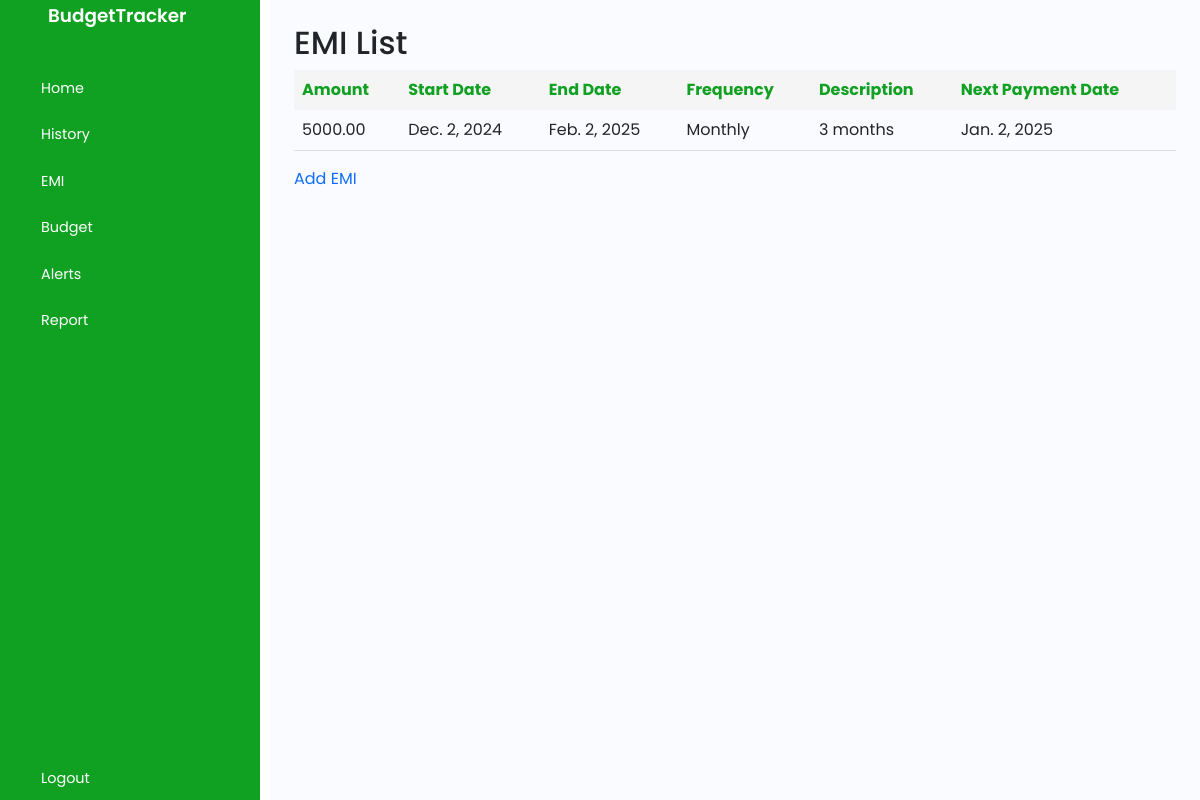
Page /emis/ (signed in) on the committed database.
### base/models.py (models this page shows, shortened)
class EMI(models.Model):
    user = models.ForeignKey(User, on_delete=models.CASCADE, related_name='emis')
    amount = models.DecimalField(max_digits=10, decimal_places=2)
    start_date = models.DateField()
    end_date = models.DateField()
    frequency = models.CharField(max_length=20)
    description = models.TextField(blank=True, null=True)
    next_payment_date = models.DateField()

### base/views.py (the view)
# urls.py: path('emis/', views.emi_list, name='emi_list'),
def emi_list(request):
    emis = EMI.objects.filter(user=request.user)
    return render(request, 'emi_list.html', {'emis': emis})

### templates/emi_list.html (shortened to what this page needs)
{% load static %}
<!DOCTYPE html>
<html lang="en">
  <head>
    <link href="https://cdn.lineicons.com/5.0/lineicons.css" rel="stylesheet" />
    <link
      href="https://cdn.jsdelivr.net/npm/bootstrap@5.3.0-alpha3/dist/css/bootstrap.min.css"
      rel="stylesheet"
    />
    <link rel="stylesheet" href="{% static 'income.css' %} " />
  </head>
  <body>
    <div class="wrapper">
      <aside id="sidebar">
        <div class="d-flex">
          <button class="toggle-btn" type="button">
          </button>
          <div class="sidebar-logo">
            <a href="#">BudgetTracker</a>
          </div>
        </div>
        <ul class="sidebar-nav">
          <li class="sidebar-item">
            <a href="{% url 'home' %}" class="sidebar-link">
              <span>Home</span>
            </a>
          </li>
          <li class="sidebar-item">
            <a href="{% url 'income' %}" class="sidebar-link">
              <span>History</span>
            </a>
          </li>
          <li class="sidebar-item">
            <a href="{% url 'emi_list' %}" class="sidebar-link">
              <span>EMI</span>
            </a>
          </li>
          <li class="sidebar-item">
            <a href="{% url 'set_budget' %}" class="sidebar-link">
              <span>Budget</span>
            </a>
          </li>
          <li class="sidebar-item">
            <a href="{% url 'check_budget' %}" class="sidebar-link">
              <span>Alerts</span>
            </a>
          </li>
          <li class="sidebar-item">
            <a href="{% url 'report' %}" class="sidebar-link">
              <span>Report</span>
            </a>
          </li>
        </ul>
        <div class="sidebar-footer">
          <a href="logout" class="sidebar-link">
            <span>Logout</span>
          </a>
        </div>
      </aside>
      <div class="main p-4">
        <h2>EMI List</h2>
        <table>
          <thead>
            <tr>
              <th>Amount</th>
              <th>Start Date</th>
              <th>End Date</th>
              <th>Frequency</th>
              <th>Description</th>
              <th>Next Payment Date</th>
            </tr>
          </thead>
          {% for emi in emis %}
          <tr>
            <td>{{ emi.amount }}</td>
            <td>{{ emi.start_date }}</td>
            <td>{{ emi.end_date }}</td>
            <td>{{ emi.frequency }}</td>
            <td>{{ emi.description }}</td>
            <td>{{ emi.next_payment_date }}</td>
          </tr>
          {% endfor %}
        </table>
        <a href="{% url 'add_emi' %}">Add EMI</a>
      </div>
    </div>
  </body>
</html>

### static/income.css (style rules this page uses)
a { text-decoration: none; }
li { list-style: none; }
body { font-family: "Poppins", sans-serif; }
.wrapper { display: flex; gap: 10px; }
.main { min-height: 100vh; width: 100%; overflow: hidden; transition: all 0.35s ease-in-out; background-color: #fafbfe; }
#sidebar { width: 70px; min-width: 70px; z-index: 1000; transition: all 0.25s ease-in-out; background-color: #11a122; display: flex; flex-direction: column; }
#sidebar.expand { width: 260px; min-width: 260px; }
.toggle-btn { background-color: transparent; cursor: pointer; border: 0; padding: 1rem 1.5rem; }
.sidebar-logo { margin: auto 0; }
.sidebar-logo a { color: #fff; font-size: 1.15rem; font-weight: 600; }
.sidebar-nav { padding: 2rem 0; flex: 1 1 auto; }
a.sidebar-link { padding: 0.625rem 1.625rem; color: #fff; display: block; font-size: 0.9rem; white-space: nowrap; border-left: 3px solid transparent; }
.sidebar-item { position: relative; }
table { width: 100%; border-collapse: collapse; margin: 0 0 1rem; }
table thead th { background-color: #f5f5f5; text-align: left; padding: 0.5rem; color: #11a122; }
table tbody td { padding: 0.5rem; border-bottom: 1px solid #ddd; }

### rows in the picture
EMI: amount "5000.00", start_date "Dec. 2, 2024", end_date "Feb. 2, 2025", frequency "Monthly", description "3 months", next_payment_date "Jan. 2, 2025"
